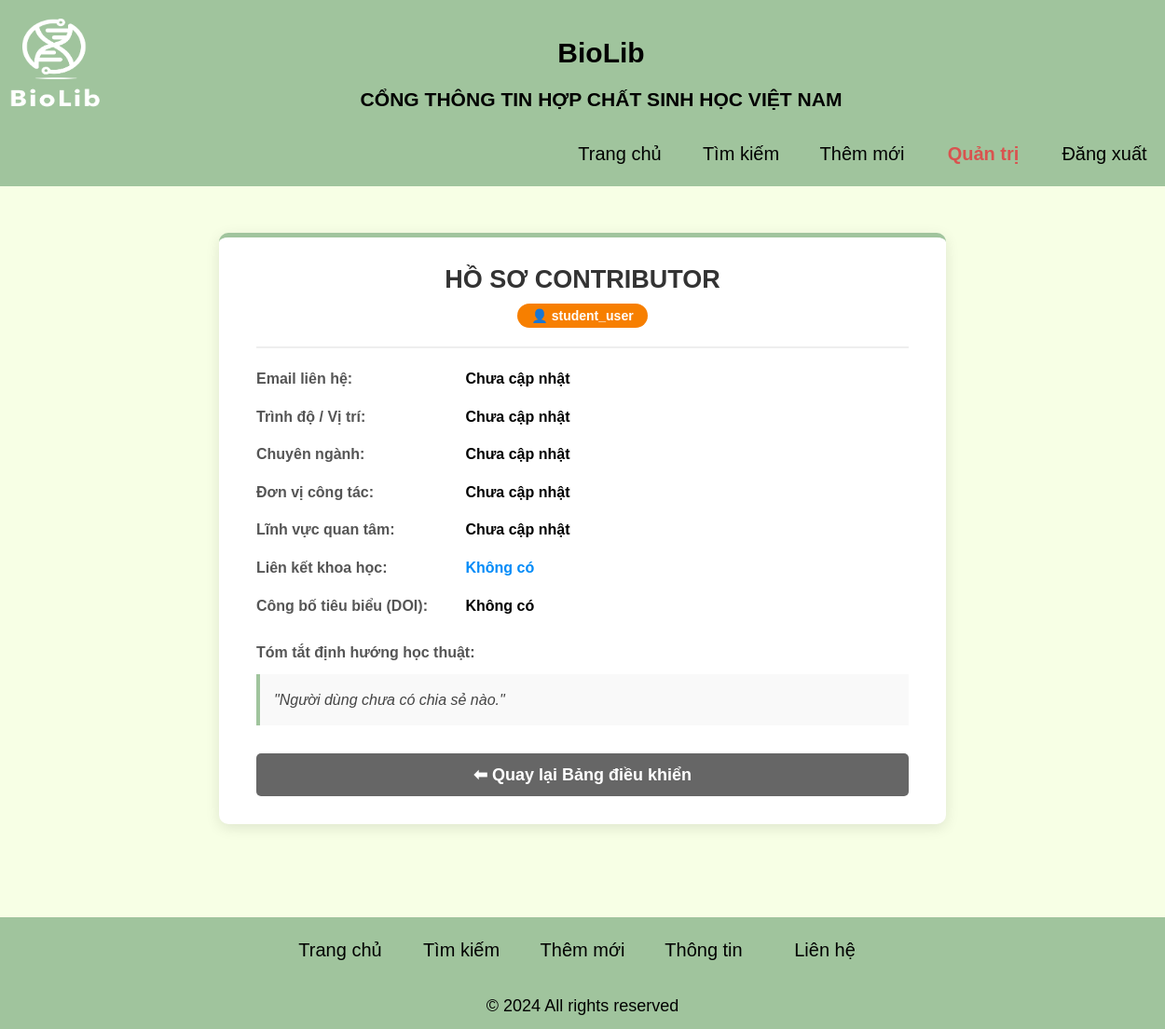
Screenshot of /view_user.php?id=8 (signed in) with the database file from the repository.
### tables this page shows
CREATE TABLE `users` (
  `id` int(11) NOT NULL,
  `username` varchar(50) NOT NULL,
  `password` varchar(255) NOT NULL,
  `role` enum('user','admin') NOT NULL DEFAULT 'user',
  `email` varchar(100) DEFAULT NULL,
  `fullname` varchar(150) DEFAULT NULL,
  `academic_level` varchar(100) DEFAULT NULL,
  `major` varchar(255) DEFAULT NULL,
  `institution` varchar(255) DEFAULT NULL,
  `research_interests` varchar(255) DEFAULT NULL,
  `academic_statement` text DEFAULT NULL,
  `profile_links` text DEFAULT NULL,
  `publications` varchar(255) DEFAULT NULL
);

### view_user.php (the view, shortened to what this page needs)
<?php
include_once 'connectdb.php';
$user_id = mysqli_real_escape_string($conn, $_GET['id']);
$sql = "SELECT * FROM users WHERE id = '$user_id'";
$result = mysqli_query($conn, $sql);
$user = mysqli_fetch_assoc($result);
include_once 'header.php';
?>
<!DOCTYPE html>
<html lang="vi">
<head>
</head>
<body>
    <div class="profile-container">
        <div class="profile-header">
            <h2>HỒ SƠ CONTRIBUTOR</h2>
            <div class="badge">👤 <?php echo htmlspecialchars($user['fullname'] ? $user['fullname'] : $user['username']); ?></div>
        </div>
        <div class="info-group">
            <span class="info-label">Email liên hệ:</span>
            <span class="info-value"><?php echo htmlspecialchars($user['email'] ? $user['email'] : 'Chưa cập nhật'); ?></span>
        </div>
        <div class="info-group">
            <span class="info-label">Trình độ / Vị trí:</span>
            <span class="info-value"><?php echo htmlspecialchars($user['academic_level'] ? $user['academic_level'] : 'Chưa cập nhật'); ?></span>
        </div>
        <div class="info-group">
            <span class="info-label">Chuyên ngành:</span>
            <span class="info-value"><?php echo htmlspecialchars($user['major'] ? $user['major'] : 'Chưa cập nhật'); ?></span>
        </div>
        <div class="info-group">
            <span class="info-label">Đơn vị công tác:</span>
            <span class="info-value"><?php echo htmlspecialchars($user['institution'] ? $user['institution'] : 'Chưa cập nhật'); ?></span>
        </div>
        <div class="info-group">
            <span class="info-label">Lĩnh vực quan tâm:</span>
            <span class="info-value"><?php echo htmlspecialchars($user['research_interests'] ? $user['research_interests'] : 'Chưa cập nhật'); ?></span>
        </div>
        <div class="info-group">
            <span class="info-label">Liên kết khoa học:</span>
            <span class="info-value" style="color: #008bf8;"><?php echo htmlspecialchars($user['profile_links'] ? $user['profile_links'] : 'Không có'); ?></span>
        </div>
        <div class="info-group">
            <span class="info-label">Công bố tiêu biểu (DOI):</span>
            <span class="info-value"><?php echo htmlspecialchars($user['publications'] ? $user['publications'] : 'Không có'); ?></span>
        </div>
        <div class="info-group" style="margin-top: 25px;">
            <span class="info-label" style="width: 100%;">Tóm tắt định hướng học thuật:</span>
            <div class="statement-box">
                "<?php echo nl2br(htmlspecialchars($user['academic_statement'] ? $user['academic_statement'] : 'Người dùng chưa có chia sẻ nào.')); ?>"
            </div>
        </div>
        <a href="admin_dashboard.php" class="btn-back">⬅ Quay lại Bảng điều khiển</a>
    </div>
</body>
<?php include_once 'footer.php'; ?>
</html>

### header.php (style rules this page uses)
body { font-family: "Arial"; font-size: 18px; margin: 0; height: 100vh; background: rgb(247, 255, 229); color: #000; }
:root { --color-primary: rgb(247, 255, 229); }
a { cursor: pointer; text-align: right; display: block; }

### view_user.php (style rules this page uses)
.profile-container { width: 700px; margin: 50px auto 100px auto; background: #fff; padding: 30px 40px; border-radius: 10px; box-shadow: 0 4px 15px rgba(0,0,0,0.1); border-top: 5px solid rgb(160, 196, 157); }
.profile-header { text-align: center; border-bottom: 2px solid #eee; padding-bottom: 20px; margin-bottom: 20px; }
.profile-header h2 { margin: 0; color: #333; }
.badge { display: inline-block; background-color: #f77f00; color: white; padding: 5px 15px; border-radius: 20px; font-size: 14px; font-weight: bold; margin-top: 10px; }
.info-group { margin-bottom: 15px; font-size: 16px; line-height: 1.6; }
.info-label { font-weight: bold; color: #555; display: inline-block; width: 220px; }
.info-value { color: #000; font-weight: bold; }
.statement-box { background-color: #f9f9f9; border-left: 4px solid rgb(160, 196, 157); padding: 15px; margin-top: 10px; font-style: italic; color: #444; }
.btn-back { display: block; text-align: center; background-color: #666; color: white; padding: 12px; text-decoration: none; border-radius: 5px; font-weight: bold; margin-top: 30px; transition: 0.3s; }

### footer.php (style rules this page uses)
body { margin: 0; padding-bottom: 50px; min-height: 100vh; position: relative; }

### rows the page displays
users: username "student_user", email "Chưa cập nhật", academic_level "Chưa cập nhật", major "Chưa cập nhật", institution "Chưa cập nhật", research_interests "Chưa cập nhật", profile_links "Không có", publications "Không có", academic_statement "Người dùng chưa có chia sẻ nào."
